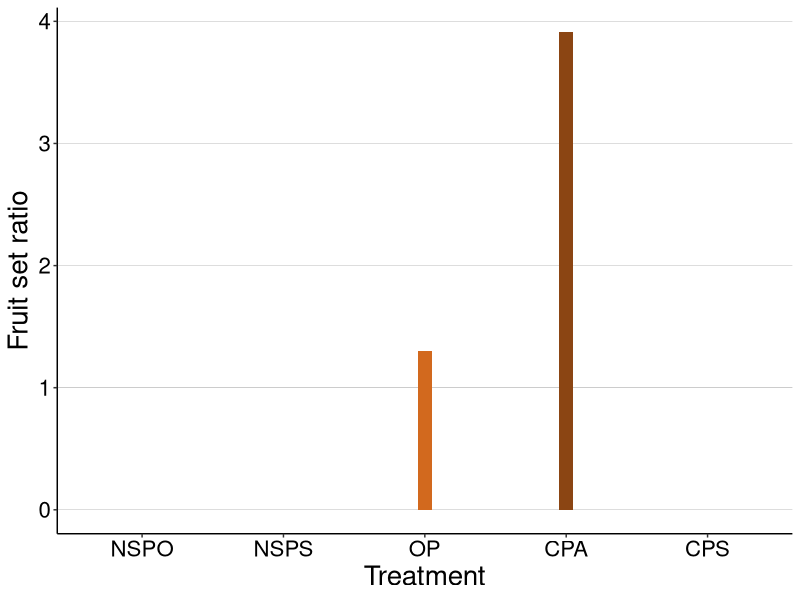
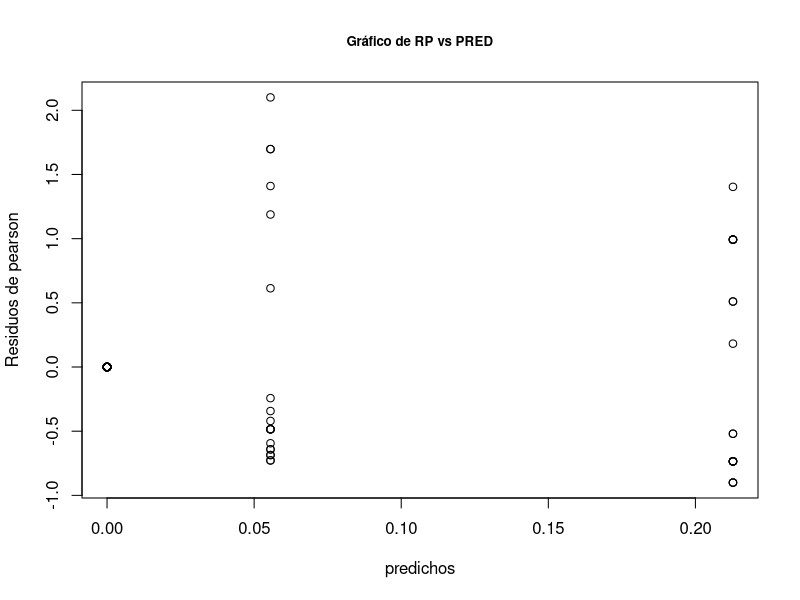
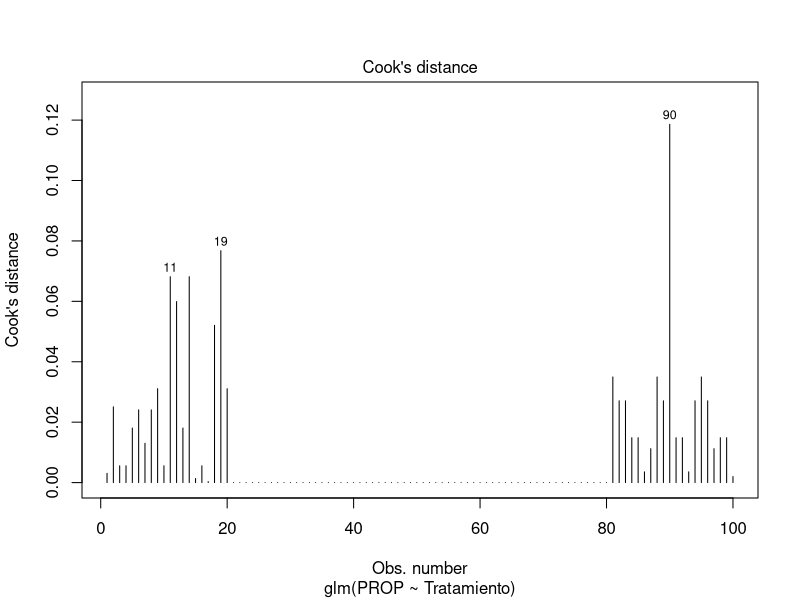
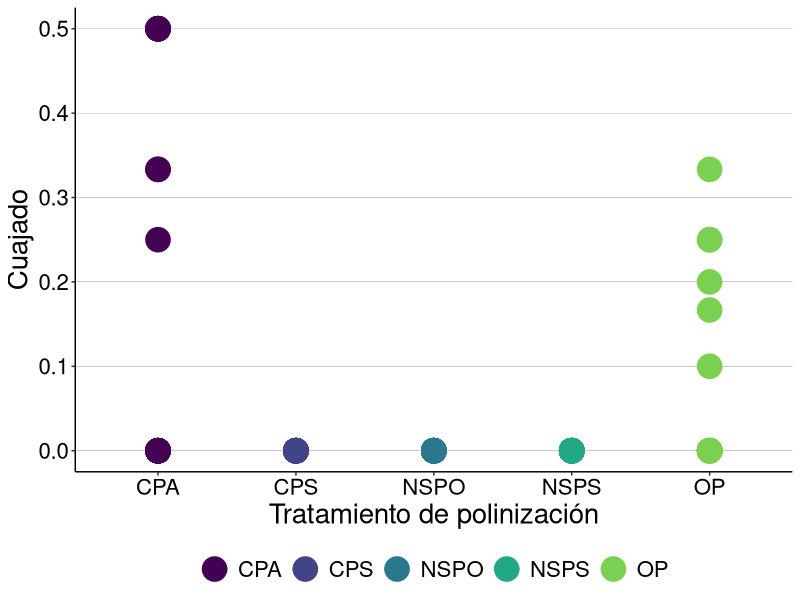

Generate these figures, in order, with R:
## ---- chunk 1
knitr::opts_chunk$set(warning = FALSE, message = FALSE, echo = FALSE)
library(readxl)
data<-read_excel("database.xlsx", sheet = "III poliniza")

data$Tratamiento <- factor(data$Tratamiento,
                   levels = c("Libre", "Auto","Auto *", "Cruzado =","Cruzado *"),
                   labels = c("[OP]", "[NSPO]","[NSPS]", "[CPS]","[CPA]"))

# "[O]", "[NSB]","[NSG]", "[ASG]","[AC]"

data$Tratamiento<-as.factor(data$Tratamiento)
data$Ef<-as.numeric(data$Ef)
data$Tratamiento<-factor(data$Tratamiento,levels=c("[NSPO]","[NSPS]","[OP]","[CPA]", "[CPS]"))

### Pollination efficiency per treatment
library(ggplot2)
# color=c("coral4","coral","chocolate","chocolate4","tan3","chocolate1")
# G<-ggplot(data=data, aes(x=Tratamiento, y=Ef, fill=Tratamiento)) +
#   geom_bar(stat="identity", position="stack", width=0.1) +
#   theme_classic()+
#   labs(y="Efficiency (%)", x="Treatment")+
#   scale_fill_manual(values = c("coral4","coral","chocolate","chocolate4","tan3"))+
#   theme(text = element_text(size=20))+
#   theme(legend.title=element_blank())+
#   theme(legend.position = "none")+
#   theme(panel.grid.major.y = element_line(size=0.05, color='black'))+
#   theme(panel.grid.major.x = element_blank())+
#   theme(text = element_text(size=20, color='black'))+
#   theme(axis.text = element_text(color='black'))+
#   ylim(0,25)
# G
## ---- chunk 2
knitr::opts_chunk$set(warning = FALSE, message = FALSE, echo = FALSE)

# datapol<-read.delim("datapol.txt")

## ---- chunk 3
knitr::opts_chunk$set(warning = FALSE, message = FALSE, echo = FALSE)

datapol<-read_excel("database.xlsx", sheet = "III polin")

datapol$TRA <- factor(datapol$TRA,
                   levels = c("NSPO","NSPS","OP","CPA", "CPS"))

library(ggplot2)
# color=c("coral4","coral","chocolate","chocolate4","tan3","chocolate1")
G2<-ggplot(data=datapol, aes(x=TRA, y=PROP, fill=TRA)) +
  geom_bar(stat="identity", position="stack", width=0.1) +
  theme_classic()+
  labs(y="Fruit set ratio", x="Treatment")+
  scale_fill_manual(values = c("coral4","coral","chocolate","chocolate4","tan3"))+
  theme(text = element_text(size=20))+
  theme(legend.title=element_blank())+
  theme(legend.position = "none")+
  theme(panel.grid.major.y = element_line(size=0.05, color='black'))+
  theme(panel.grid.major.x = element_blank())+
  theme(text = element_text(size=20, color='black'))+
  theme(axis.text = element_text(color='black'))
G2

# library(ggplot2)
# p <- ggplot(datapol, aes(TRA, PROP, colour = TRA ))
# p +  geom_point() + labs(x = "") + labs(y = "CUAJE")+
#   theme_classic()

## ---- chunk 4
knitr::opts_chunk$set(warning = FALSE, message = FALSE, echo = FALSE)

# datapol2<-subset(datapol, TRA == "OP")
# datapol3<-subset(datapol, TRA == "CPA")
# datapol4<-rbind(datapol2, datapol3)
# 
# mpol2b <- glm(PROP ~ TRA,
#           family = "binomial",
#           data = datapol4)
# 
# summary(mpol2b)
# 
# library(sjPlot)
# plot_model(mpol2b, show.values = TRUE)+
#   theme_classic()+
#   theme(text = element_text(size=20))+
#   theme(legend.title=element_blank())+
#   theme(legend.position = "none")+
#   theme(panel.grid.major.y = element_line(size=0.05, color='black'))+
#   theme(panel.grid.major.x = element_blank())+
#   theme(text = element_text(size=20, color='black'))+
#   theme(axis.text = element_text(color='black'))


## ---- chunk 5
knitr::opts_chunk$set(warning = FALSE, message = FALSE, echo = FALSE)

library(readxl)
polin<-read_excel("database.xlsx", sheet = "III polin")

polin$Tratamiento <- as.factor(polin$TRA)

## ---- chunk 6
knitr::opts_chunk$set(warning = FALSE, message = FALSE, echo = FALSE)

library(glmmTMB)  # Para modelos cero-inflados

# Ajustar un modelo de regresión logística cero-inflado
# model <- glmmTMB(PROP ~ Tratamiento, data = polin, weights = TOTAL,  family = binomial())
model <- glm(PROP ~ Tratamiento, data = polin, weights = TOTAL,  family = "quasibinomial")

#Supuestos
RP <- resid(model, type = "pearson") #"Residuos de pearson
ajust<-fitted(model) #predichos en escala de Y

#Grafico de residuos vs predichos
plot(ajust, RP,xlab="predichos", ylab= "Residuos de pearson", main="Gráfico de RP vs PRED", cex.main=.8)
#Distancia de Cook
plot(model, which = c(4)) 

#Sobre o subdispersion?
sum(RP^2) / (model$df.res)

# Si bien hay subdispersión (aumento de la probabilidad de error tipo II) es más dificil de encontrar diferencias, todo se vuelve menos significativo y a pesar de esto se encuentran las diferencias. Es evidente que en los 3 tratamientos en los que no se evidenció ningun fruto no habrá significancia más alla de sobre o sub dispersión de los datos.

## ---- chunk 7
knitr::opts_chunk$set(warning = FALSE, message = FALSE, echo = FALSE)

summary(model)

# Anova del modelo
library(car)

Anova(model)

drop1(model, test = "Chi")
drop1(model, test = "LRT")

library(emmeans)
emmeans(model, pairwise ~ Tratamiento, type ="response")

## ---- chunk 8
knitr::opts_chunk$set(warning = FALSE, message = FALSE, echo = FALSE)

# Grafico del modelo ajustado
library(ggplot2)
gg_polin <- ggplot(polin, aes(Tratamiento, PROP,color = Tratamiento )) +
  geom_point(size=8)+ geom_smooth(method = "glm", method.args = list(family = "binomial"), se = FALSE) + labs(x = "Tratamiento de polinización") + labs(y = "Cuajado")+
  theme_classic()+
  theme(text = element_text(size=20))+
  theme(legend.title=element_blank())+
  theme(legend.position = "bottom")+
  theme(panel.grid.major.y = element_line(size=0.05, color='black'))+
  theme(panel.grid.major.x = element_blank())+
  theme(text = element_text(size=20, color='black'))+
  theme(axis.text = element_text(color='black'))+
  scale_color_viridis_d(option="D", end=0.8)
gg_polin

## ---- chunk 9
knitr::opts_chunk$set(warning = FALSE, message = FALSE, echo = FALSE)

# 
# library(sjPlot)
# plot_polin <- plot_model(model, show.values = TRUE)+
#   theme_classic()+
#   theme(text = element_text(size=20))+
#   theme(legend.title=element_blank())+
#   theme(legend.position = "none")+
#   theme(panel.grid.major.y = element_line(size=0.05, color='black'))+
#   theme(panel.grid.major.x = element_blank())+
#   theme(text = element_text(size=20, color='black'))+
#   theme(axis.text = element_text(color='black'))
# plot_polin
